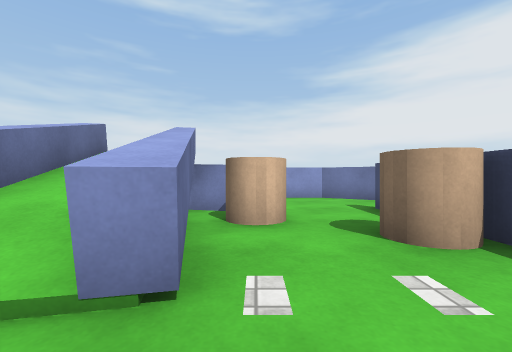
View 1 (above)

12 first-person views from a walk through a Unity game level. The camera is 0.72 m above the floor, looks level and sees 90° across. The floor is counted in squares, 1 m on a side. Each view is taken from the middle of a square. On the plan, view 1 faces up. The plan holds only what a view shows up to about 9 squares ahead; the rest is blank. Surface patterns are stand-ins for the level's own textures.

View 2
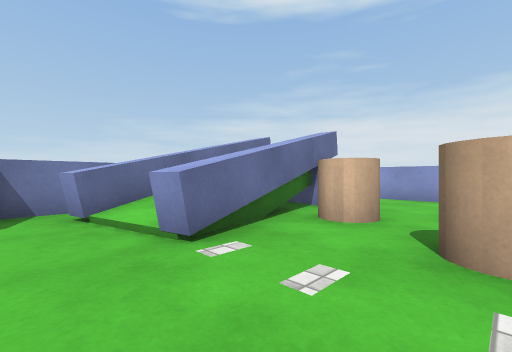

View 3
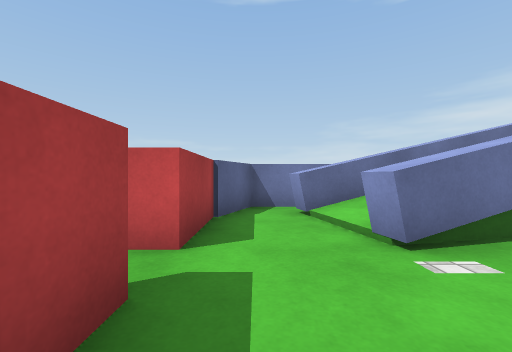

View 4
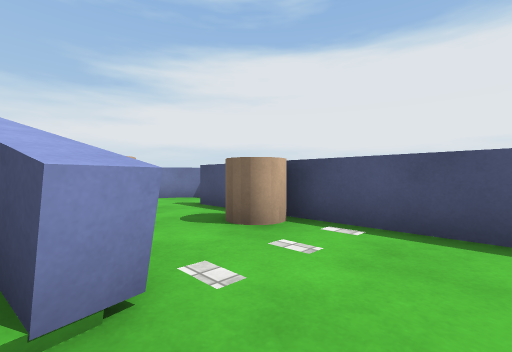

View 5
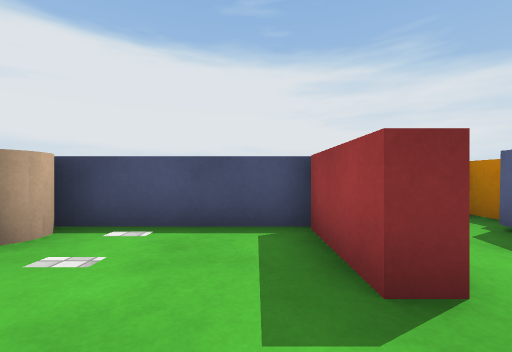

View 6
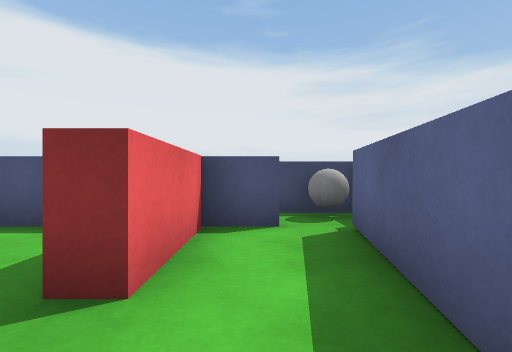

View 7
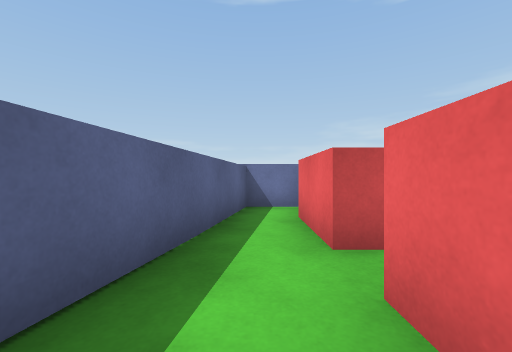

View 8
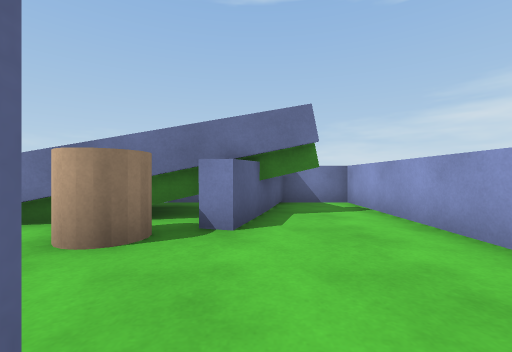

View 9
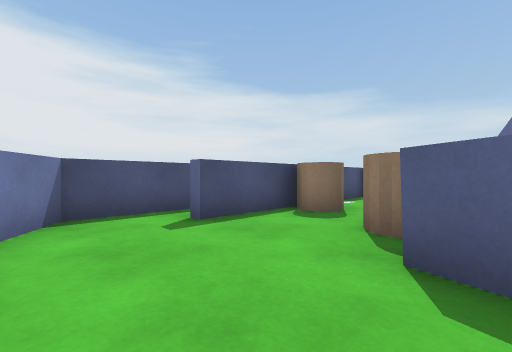

View 10
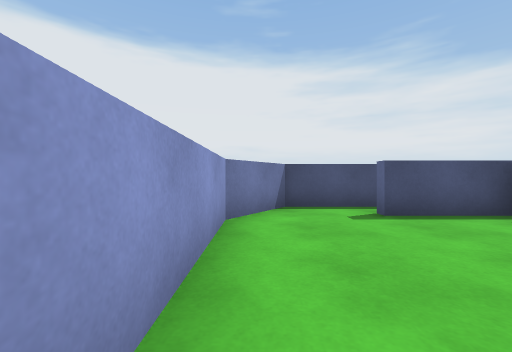

View 11
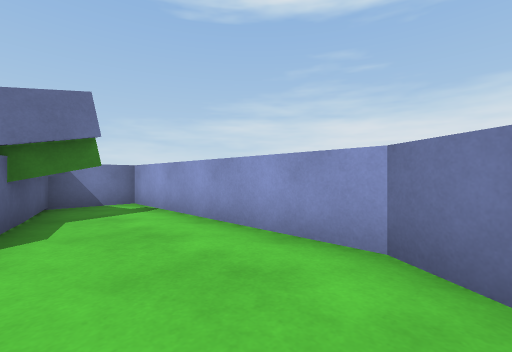

View 12
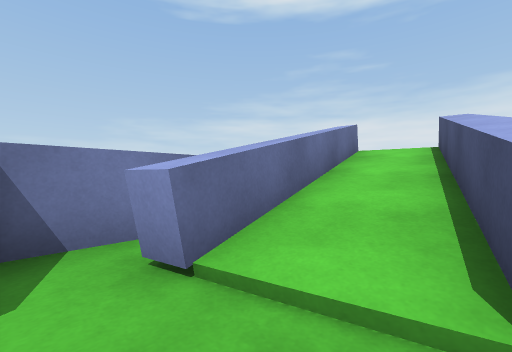

### Floor plan
Key: @ floor where view 1 was taken; # wall or solid block; x gap in a wall; . floor; / step, stairs or slope; ^ raised ledge; C cylinder.
Columns run from 4 left of view 1 to 4 right of it. Each row starts with its distance up from view 1.
  9 ########
  8 #......##
  7 #x#.....#
  6 ^/^#....#
  5 ^//^...##
  4 ^^/^C..#
  3  ^/^..C#
  2 ##/^...#
  1 #^//...#
  0 #...@..#
 -1 ####.###
 -2 #......##
 -3 #########

Where each view was taken, in squares from view 1:
view 1: 0 up, 0 right, facing up
view 2: 0 up, 2 right, facing up-left
view 3: 0 up, 2 right, facing left
view 4: 0 up, 1 left, facing up-right
view 5: 0 up, 1 left, facing right
view 6: 2 down, 1 left, facing right
view 7: 2 down, 2 right, facing left
view 8: 6 up, 3 right, facing left
view 9: 8 up, 1 left, facing down-right
view 10: 8 up, 2 left, facing right
view 11: 6 up, 3 right, facing up-left
view 12: 0 up, 1 left, facing up-left
